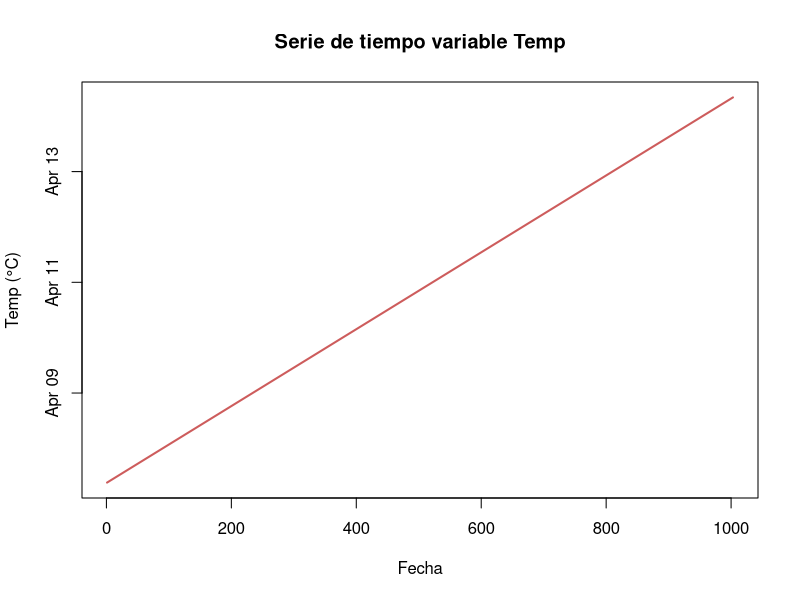

The R source for this figure:
# JFHH
# 14/04/2026
# Datos Climatológicos
# Cumbres NL, Villagran Tamps, Carranza Coahuila
library(lubridate)
clima <- read.csv("climatologia.csv", header =T)
clima$Localidad <- as.factor(clima$Localidad)
clima$Fecha <- as.Date(clima$Fecha, format = "%d/%m/%Y")
clima$fechaHora <- as.POSIXct(paste(clima$Fecha, clima$Hora),
                              format = "%Y-%m-%d %H:%M:%S")

cumbres <- subset(clima,Localidad =="cumbres")
cumbres <- cumbres[order(cumbres$fechaHora),]

plot(cumbres$fechaHora, cumbres$TEMP,
     type = "l",
     col = "indianred",
     lwd = 2,
     xlab = "Fecha",
     ylab = "Temp (°C)",
     main = "Serie de tiempo variable Temp")
